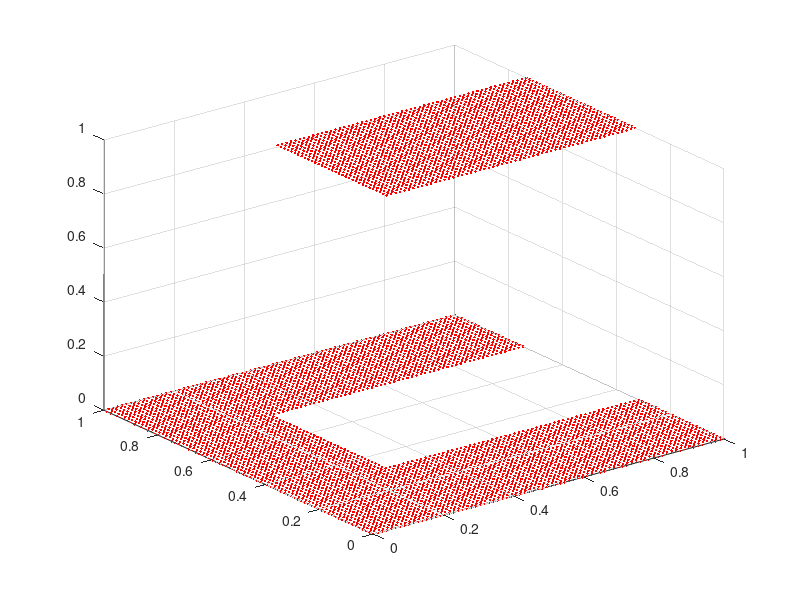

This chart was generated by the following MATLAB code: (Note: this script raises an error after producing the figure.)
% prod cost form copula
clear all
close all
clc
PC = 0.0321;
SP = 0.03914 ;
SC = [1000 1000 1000 1000];
RC = [0 0.0321 0.0321 0.0642];

MUs = [0.5 0.53]; % MU(1) = diameter  MU(2) = Angle
MU_rw = [0.45];
sig11 = 0.109687; sig22 = 0.102564;
rho = 0.0;%  0.7052
zl = 2; zu = 2;
L = [MUs(1)-zl*sig11 MUs(2)-zu*sig22]; 
U = [MUs(1)+zl*sig11 MUs(2)+zu*sig22];  % Upper limit is scrap as these are holes
Lrw = [MU_rw(1)-zl*sig11]; 
Urw = [MU_rw(1)+zl*sig11];

MU(1) = MUs(1);
MU(2) = ((U(2)-L(2))/2)+L(2); % the angle is mid way beteeen the upper and lower limits

npnts = 1e4
%% statistical moments
%MU = [7.3  33.8920]; % MU(1) = diameter  MU(2) = Angle
%MU_rw = [7.79 33.8920]
%L = [7.22367 30.93197]; 
%U = [8.44563 36.85205];  % Upper limit is scrap as these are holes
%sig11 = 0.5; sig22 = 2;
%rho = 0;%  0.7052
%% Marginals distributions 

cd1 = @(lim) normcdf(lim,MU(1),sig11); 
cd1rw = @(lim) normcdf(lim,MU_rw(1),sig11);
cd2 = @(lim) normcdf(lim,MU(2),sig22); 
cd2rw = @(lim) normcdf(lim,MU(2),sig22);
x = linspace(0,1,100);

% pd2 = makedist('tLocationScale','mu',MU(2),'sigma',sig22,'nu',2.2522);
% pd2rw = makedist('tLocationScale','mu',MU_rw(2),'sigma',sig22,'nu',2.2522);
% cd2 = @(lim) cdf(pd2,lim);        
% cd2rw = @(lim) cdf(pd2rw,lim);

%% Markov Chain bit
SIGMA = [sig11^2 rho*sig11*sig22; rho*sig11*sig22 sig22^2];

Fb1b2 = copulacdf('Gaussian',[cd1(U(1)),cd2(U(2))],rho);
Fa1b2 = copulacdf('Gaussian',[cd1(L(1)),cd2(U(2))],rho);
Fb1a2 = copulacdf('Gaussian',[cd1(U(1)),cd2(L(2))],rho);
Fa1a2 = copulacdf('Gaussian',[cd1(L(1)),cd2(L(2))],rho);

pI2 = Fa1b2 - Fa1a2;
pI3 = 0; % no angle only rework the 'Fb1a2 - Fa1a2' becomes part of pI4;
pIC = Fb1b2 - Fa1b2 - Fb1a2 + Fa1a2;
pI4 = cd1(U(1)) - pIC - pI2;  % this is different to standard as angle can be
% reworked if its USL or under LSL
pIS = 1 - cd1(U(1));
pI2 + pI3 + pI4 + pIC + pIS % shuld be 1

% Limits are reversed becasue the lower limit causes rework
MU_Rrw = L(1)+(U(1)-MU_rw); % reverse the sinlge feature rework as rework happens at lower limit
cd1Rrw = @(lim) normcdf(lim,MU_Rrw(1),sig11);
% pI2Rrwthis is needed for the truncated distribution for the single reature
% rework (due to different mean) 
pI2Rrw = copulacdf('Gaussian',[cd1Rrw(L(1)),cd2rw(U(2))],rho)...
       -copulacdf('Gaussian',[cd1Rrw(L(1)),cd2rw(L(2))],rho);


p22 = 1- cd1Rrw(U(1));
p2C = cd1Rrw(U(1)) - cd1Rrw(L(1));
p2S = cd1Rrw(L(1));

% these rework anlge probs don't exist can't rework just the angle so pI3
% is fed into pI4 such that all the angle only rework goes into dual
% feature rework 
p33 = 0;% 1- fc3Rrw(U(2))  % Angle to Angle rework
p3C = 0;%fc3Rrw(U(2)) - fc3Rrw(L(2)) % Angle to conform
p3S = 0;%fc3Rrw(L(2))     % Angle to scrap


% different Fb1b2, Fa1b2, Fb1a2 and Fa1a2 as angle rework alters diameter
% distributions of angle outside limits
thick = 12;  % thickness of airfoil (normal depth of hole (i.e. depth of hole is anlge was 90 degrees

ang_over = normrnd(MU(2),sig22,1000);
ang_over = ang_over(ang_over>U(2));
mean_ang_over = mean(ang_over); % the mean angle of those that are over U(2)


a_over = abs(mean_ang_over-MU(2));  % over average angle between manufacutured angle and correct angle MU(2)
Tot_ext_over =  2*(tan(a_over*(pi/180))*(thick/(cos((90-MU(2))*(pi/180)))));
avg_dia = MU(1)+ Tot_ext_over; % the average increase in diameter

cd1 = @(lim) normcdf(lim,avg_dia,sig11); % new cd1 as mean has changed

SIGMA = [sig11^2 rho*sig11*sig22; rho*sig11*sig22 sig22^2];
Fb1b2a = copulacdf('Gaussian',[cd1(U(1)),cd2(U(2))],rho);
Fa1b2a = copulacdf('Gaussian',[cd1(L(1)),cd2(U(2))],rho);
Fb1a2a = copulacdf('Gaussian',[cd1(U(1)),cd2(L(2))],rho);
Fa1a2a = copulacdf('Gaussian',[cd1(L(1)),cd2(L(2))],rho);

p42 = Fa1b2a - Fa1a2a;
p43 = 0; % no angle only rework the 'Fb1a2 - Fa1a2' becomes part of pI4;
p4C = Fb1b2a - Fa1b2a - Fb1a2a + Fa1a2a;
p44 = cd1(U(1)) - p4C - p42;
p4S = 1 - cd1(U(1));
 
m12 = pI2/((1-p22)*(1-p44));
m13 = pI3/((1-p33)*(1-p44));
m14 = pI4/(1-p44);
 
fIC = pIC + pI2*p2C/((1-p22)*(1-p44)) + pI3*p3C/((1-p33)*(1-p44)) + pI4*p4C/(1-p44);
f2C = (p2C/(1-p22));%*p12;
f3C = (p3C/(1-p33));%*p13;
f45 = (p42*p2C/((1-p22)*(1-p44)) + p43*p3C/((1-p33)*(1-p44)) + p4C/(1-p44));%*p14;

fIS = pIS + pI2*p2S/((1-p22)*(1-p44)) + pI3*p3S/((1-p33)*(1-p44)) + pI4*p4S/(1-p44);
f2S = (p2S/(1-p22));%*p12;
f3S = (p3S/(1-p33));%*p13;
f4S = (p42*p2S/((1-p22)*(1-p44)) + p43*p3S/((1-p33)*(1-p44)) + p4S/(1-p44));%*p14;
 
 
f1s = [fIC, f2C*(pI4*(pI2/(1-pI4))+pI2),...
            f3C*(pI4*(pI3/(1-pI4))+pI3)...
            pI4*(pIC/(1-pI4))];
f2s = [fIS, f2S*(pI4*(pI2/(1-pI4))+pI2),...
            f3S*(pI4*(pI3/(1-pI4))+pI3),...
            pI4*(pIS/(1-pI4))];
        
%PC = 20;
%SP = 100 ;
%SC = [50 50 50 50];
%RC = [0 5 5 10];
Profit = SP*fIC - PC - SC(1)*pIS - ...
         SC(2)*f2s(2) - SC(3)*f2s(3) - SC(4)*f2s(4) -...
         RC(2)*m12 - RC(3)*m13 - RC(4)*m14            
        
     
%% now compute the conformance given all rework has been done and we can
% specify the distributiuon of the finish geometry   
% dual feature rework form inital stage I and stage 4

xp1 = linspace(0,1,80); xp2 = linspace(0,1,80);
[XP1 XP2] = meshgrid(xp1,xp2);
X = [XP1(:) XP2(:)];

pdf1_Grid = normpdf(X(:,1),MU(1),sig11);
pdf2_Grid = normpdf(X(:,2),MU(2),sig22);
cdf1_Grid = normcdf(X(:,1),MU(1),sig11);
cdf2_Grid = normcdf(X(:,2),MU(2),sig22);

% single feature rework form stage 2 and stage 3
pdf1_rw_Grid = normpdf(X(:,1),MU_Rrw(1),sig11);
pdf2_rw_Grid = normpdf(X(:,2),MU(2),sig22);
cdf1_rw_Grid = normcdf(X(:,1),MU_Rrw(1),sig11);
cdf2_rw_Grid = normcdf(X(:,2),MU(2),sig22);


% work out where function will be zero, i.e. outside the limits. Aim is to
% generate a vecotr of zeros and ones, zero where function is outside of
% limits and a one where it is inside
IX1 = (X(:,1)>=L(1) & X(:,1)<=inf); IX2 = (X(:,2)>=L(2) & X(:,2)<=U(2)); 
%IX1 = (X(:,1)>=L(1)); IX2 = (X(:,2)>=L(2)); % includes scrap
%X = [X1(:) X2(:)];
IX = [IX1 IX2];
sizeIX = size(IX);
IXV = zeros(sizeIX(1),1);
% Generate zeros and ones vector indicating where function is inside limits

for i = 1:sizeIX(1)
if IX(i,1)==1 && IX(i,2)==1
    IXV(i) = 1;
end
end
figure(1);
plot3(X(:,1),X(:,2),IXV,'r.'); grid on

% Copula for dual rework
npnts1 = ceil(npnts*(f1s(4)+f2s(4)+pIC+pIS))  % number of items in inital or dual feature rework
Cpdf1 = copulapdf('Gaussian',[cdf1_Grid,cdf2_Grid],rho).*pdf1_Grid.*pdf2_Grid;
Ccdf1 = copulacdf('Gaussian',[cdf1_Grid,cdf2_Grid],rho);
[Crnd1] = rmvnrnd([MU(1) MU(2)], SIGMA, npnts1, [-eye(2); eye(2)], [-L(1); -L(2); inf; U(2)]);
size(Crnd1)
figure(2)
plot(Crnd1(:,1),Crnd1(:,2),'.'); hold on
%Crnd1 = (Crnd1(:,1)>=L(1) & Crnd1(:,1)<=U(1)) & (Crnd1(:,2)>=L(2) & Crnd1(:,2)<=U(2)); 
size(Crnd1)
Trunn= IXV.*(Cpdf1); Trunn = reshape(Trunn,length(xp1),length(xp2));
q_Trunn = trapz(xp2,trapz(xp1,Trunn))
Cft =  (f1s(4)+f2s(4)+pIC+pIS).*((IXV.*(Cpdf1))./...
    (cd2(U(2))-cd2(L(2))-pI2));%The denominator is equal to the area displayed by figure 1

Cft = reshape(Cft,length(xp1),length(xp2));
q_Cft  = trapz(xp2,trapz(xp1,Cft))


% IX1 = (X(:,1)>=L(1) & X(:,1)<=inf); IX2 = (X(:,2)>=L(2) & X(:,2)<=U(2)); 
% %IX1 = (X(:,1)>=L(1)); IX2 = (X(:,2)>=L(2)); % includes scrap
% %X = [X1(:) X2(:)];
% IX = [IX1 IX2];
% sizeIX = size(IX);
% IXV = zeros(sizeIX(1),1);
% Generate zeros and ones vector indicating where function is inside limits

% % Redefine where function is zero as rework mean may be different to first
% % cut mean
% for i = 1:sizeIX(1)
% if IX(i,1)==1 && IX(i,2)==1
%     IXV(i) = 1;
% end
% end
% Copula from single feature rework 
npnts2 = floor(npnts*(f1s(2)+f1s(3)+f2s(2)+f2s(3)))  % number of items in rework
Cpdf1_rw = copulapdf('Gaussian',[cdf1_rw_Grid,cdf2_rw_Grid],0).*pdf1_rw_Grid.*pdf2_rw_Grid;
Trunnn= IXV.*(Cpdf1_rw); Trunnn = reshape(Trunnn,length(xp1),length(xp2));
[Crnd2] = rmvnrnd([MU_rw(1) MU(2)], SIGMA, npnts2,[-eye(2); eye(2)], [-L(1); -L(2); inf; U(2)]);
q_Trunnn2 = trapz(xp2,trapz(xp1,Trunnn))
Cft_rw = (f1s(2)+f1s(3)+f2s(2)+f2s(3)).*((IXV.*(Cpdf1_rw))./...
     (cd2rw(U(2))-cd2rw(L(2))-pI2Rrw));
figure(2)
plot(Crnd2(:,1),Crnd2(:,2),'r.'); hold on
% difference in the CDFs i.e. copulacdf(U(1),U(2) - copulacdf(L(1),L(2)
% as it should for dual feature rework above

Cft_rw = reshape(Cft_rw,length(xp1),length(xp2));
q_Cft_rw  = trapz(xp2,trapz(xp1,Cft_rw))
%Cpdf1_rw = reshape(Cpdf1_rw,length(x1),length(x2));
%Ccdf1_rw = reshape(Ccdf1_rw,length(x1),length(x2));
Cft_rw = reshape(Cft_rw,length(xp1),length(xp2));
Totalvol = q_Cft_rw + q_Cft
TOTCopula = Cft + Cft_rw;
q_TOTCopula = trapz(xp2,trapz(xp1,TOTCopula)) % this is same check as TotalVol

TOTCrnd = [Crnd1;Crnd2];
figure(11);
plot(TOTCrnd(:,1),TOTCrnd(:,2),'m.'); hold on


xp11 = linspace(0,1,500); xp22 = linspace(0,1,500);
[XP11 XP22] = meshgrid(xp11,xp22);
XX = [XP11(:) XP22(:)];
MU  = MU
MU_rw = MU_rw
[TOTCopula1]=AngDiaCopula(XX,f1s,f2s,pI2,pIC,pIS,sig11,sig22,MU,MU_rw,L,U,rho);
TOTCopula1 = reshape(TOTCopula1,length(xp11),length(xp22));
figure;
m1 = mesh(xp1,xp2,TOTCopula,'EdgeColor',[33 64 154]./255,'LineWidth',1); hold on
alpha 0.2
surf(xp11,xp22,TOTCopula1)
colorbar
set(gca,'FontSize',15)
xlabel('x_{1} (cm)'); 
ylabel('x_{2} (cm)'); 
zlabel('Probability Density');
f = @(X) AngDiaCopula(X,f1s,f2s,pI2,pIC,pIS,sig11,sig22,MU,MU_rw,L,U,rho)
x = slicesample([0.5 0.5],2000,'pdf',f,'thin',5,'burnin',1000);
figure(11);
plot(x(:,1),x(:,2),'.')
% [X,Y] = meshgrid(Xplot,Xplot); % create a grid of x,y cords (angle and dia)
% % define correlation matrix
% SIGMA = [sig11^2 rho*sig11*sig22; rho*sig11*sig22 sig22^2];
% % % generate points from normal distribtuion
% % x = mvnrnd(MU,SIGMA,pnts);
% % 
% Eff35_int = interp2(X,Y,Eff35,x(:,1),x(:,2));
% 
% NC = size(find(Eff35_int <MinEff),1)/pnts; % calculate non-conformance
